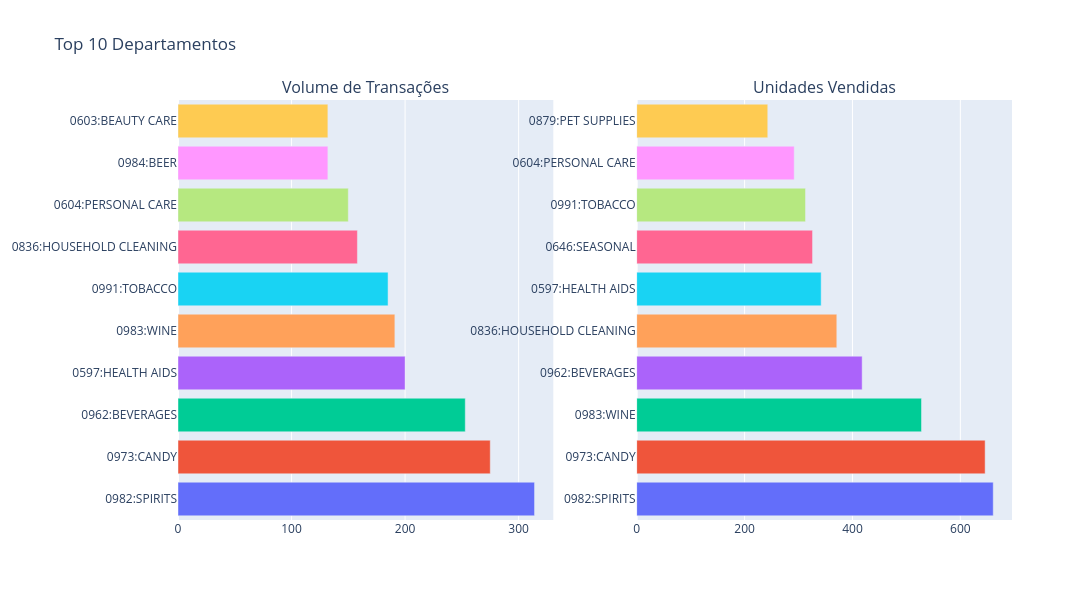

Source (notebook cell):
### Markdown cell above
### Unificar gŕaficos de Top 10

### Code cell
fig_pergunta_1 = make_subplots(
  rows=1,
  cols=2,
  subplot_titles=('Volume de Transações', 'Unidades Vendidas')
)

for trace in fig_volume_transacoes_top10['data']:
    fig_pergunta_1.add_trace(trace, row=1, col=1)

for trace in fig_unidades_vendidas_top10['data']:
    fig_pergunta_1.add_trace(trace, row=1, col=2)

fig_pergunta_1.update_layout(height=600, width=1400, title_text='Top 10 Departamentos', showlegend=False)

fig_pergunta_1.show()

### Figure 1 — Plotly figure (JSON) as saved in the notebook; plotly's stock layout.template omitted (floating-point values rounded to 4 significant figures)
{"data": [{"hovertemplate": "color=0982:SPIRITS<br>value=%{x}<br>Departamento=%{y}<extra></extra>", "legendgroup": "0982:SPIRITS", "marker": {"color": "#636efa", "pattern": {"shape": ""}}, "name": "0982:SPIRITS", "orientation": "h", "showlegend": true, "textposition": "auto", "type": "bar", "x": [314], "xaxis": "x", "y": ["0982:SPIRITS"], "yaxis": "y"}, {"hovertemplate": "color=0973:CANDY<br>value=%{x}<br>Departamento=%{y}<extra></extra>", "legendgroup": "0973:CANDY", "marker": {"color": "#EF553B", "pattern": {"shape": ""}}, "name": "0973:CANDY", "orientation": "h", "showlegend": true, "textposition": "auto", "type": "bar", "x": [275], "xaxis": "x", "y": ["0973:CANDY"], "yaxis": "y"}, {"hovertemplate": "color=0962:BEVERAGES<br>value=%{x}<br>Departamento=%{y}<extra></extra>", "legendgroup": "0962:BEVERAGES", "marker": {"color": "#00cc96", "pattern": {"shape": ""}}, "name": "0962:BEVERAGES", "orientation": "h", "showlegend": true, "textposition": "auto", "type": "bar", "x": [253], "xaxis": "x", "y": ["0962:BEVERAGES"], "yaxis": "y"}, {"hovertemplate": "color=0597:HEALTH AIDS<br>value=%{x}<br>Departamento=%{y}<extra></extra>", "legendgroup": "0597:HEALTH AIDS", "marker": {"color": "#ab63fa", "pattern": {"shape": ""}}, "name": "0597:HEALTH AIDS", "orientation": "h", "showlegend": true, "textposition": "auto", "type": "bar", "x": [200], "xaxis": "x", "y": ["0597:HEALTH AIDS"], "yaxis": "y"}, {"hovertemplate": "color=0983:WINE<br>value=%{x}<br>Departamento=%{y}<extra></extra>", "legendgroup": "0983:WINE", "marker": {"color": "#FFA15A", "pattern": {"shape": ""}}, "name": "0983:WINE", "orientation": "h", "showlegend": true, "textposition": "auto", "type": "bar", "x": [191], "xaxis": "x", "y": ["0983:WINE"], "yaxis": "y"}, {"hovertemplate": "color=0991:TOBACCO<br>value=%{x}<br>Departamento=%{y}<extra></extra>", "legendgroup": "0991:TOBACCO", "marker": {"color": "#19d3f3", "pattern": {"shape": ""}}, "name": "0991:TOBACCO", "orientation": "h", "showlegend": true, "textposition": "auto", "type": "bar", "x": [185], "xaxis": "x", "y": ["0991:TOBACCO"], "yaxis": "y"}, {"hovertemplate": "color=0836:HOUSEHOLD CLEANING<br>value=%{x}<br>Departamento=%{y}<extra></extra>", "legendgroup": "0836:HOUSEHOLD CLEANING", "marker": {"color": "#FF6692", "pattern": {"shape": ""}}, "name": "0836:HOUSEHOLD CLEANING", "orientation": "h", "showlegend": true, "textposition": "auto", "type": "bar", "x": [158], "xaxis": "x", "y": ["0836:HOUSEHOLD CLEANING"], "yaxis": "y"}, {"hovertemplate": "color=0604:PERSONAL CARE<br>value=%{x}<br>Departamento=%{y}<extra></extra>", "legendgroup": "0604:PERSONAL CARE", "marker": {"color": "#B6E880", "pattern": {"shape": ""}}, "name": "0604:PERSONAL CARE", "orientation": "h", "showlegend": true, "textposition": "auto", "type": "bar", "x": [150], "xaxis": "x", "y": ["0604:PERSONAL CARE"], "yaxis": "y"}, {"hovertemplate": "color=0984:BEER<br>value=%{x}<br>Departamento=%{y}<extra></extra>", "legendgroup": "0984:BEER", "marker": {"color": "#FF97FF", "pattern": {"shape": ""}}, "name": "0984:BEER", "orientation": "h", "showlegend": true, "textposition": "auto", "type": "bar", "x": [132], "xaxis": "x", "y": ["0984:BEER"], "yaxis": "y"}, {"hovertemplate": "color=0603:BEAUTY CARE<br>value=%{x}<br>Departamento=%{y}<extra></extra>", "legendgroup": "0603:BEAUTY CARE", "marker": {"color": "#FECB52", "pattern": {"shape": ""}}, "name": "0603:BEAUTY CARE", "orientation": "h", "showlegend": true, "textposition": "auto", "type": "bar", "x": [132], "xaxis": "x", "y": ["0603:BEAUTY CARE"], "yaxis": "y"}, {"hovertemplate": "color=0982:SPIRITS<br>value=%{x}<br>Departamento=%{y}<extra></extra>", "legendgroup": "0982:SPIRITS", "marker": {"color": "#636efa", "pattern": {"shape": ""}}, "name": "0982:SPIRITS", "orientation": "h", "showlegend": true, "textposition": "auto", "type": "bar", "x": [661], "xaxis": "x2", "y": ["0982:SPIRITS"], "yaxis": "y2"}, {"hovertemplate": "color=0973:CANDY<br>value=%{x}<br>Departamento=%{y}<extra></extra>", "legendgroup": "0973:CANDY", "marker": {"color": "#EF553B", "pattern": {"shape": ""}}, "name": "0973:CANDY", "orientation": "h", "showlegend": true, "textposition": "auto", "type": "bar", "x": [646], "xaxis": "x2", "y": ["0973:CANDY"], "yaxis": "y2"}, {"hovertemplate": "color=0983:WINE<br>value=%{x}<br>Departamento=%{y}<extra></extra>", "legendgroup": "0983:WINE", "marker": {"color": "#00cc96", "pattern": {"shape": ""}}, "name": "0983:WINE", "orientation": "h", "showlegend": true, "textposition": "auto", "type": "bar", "x": [528], "xaxis": "x2", "y": ["0983:WINE"], "yaxis": "y2"}, {"hovertemplate": "color=0962:BEVERAGES<br>value=%{x}<br>Departamento=%{y}<extra></extra>", "legendgroup": "0962:BEVERAGES", "marker": {"color": "#ab63fa", "pattern": {"shape": ""}}, "name": "0962:BEVERAGES", "orientation": "h", "showlegend": true, "textposition": "auto", "type": "bar", "x": [418], "xaxis": "x2", "y": ["0962:BEVERAGES"], "yaxis": "y2"}, {"hovertemplate": "color=0836:HOUSEHOLD CLEANING<br>value=%{x}<br>Departamento=%{y}<extra></extra>", "legendgroup": "0836:HOUSEHOLD CLEANING", "marker": {"color": "#FFA15A", "pattern": {"shape": ""}}, "name": "0836:HOUSEHOLD CLEANING", "orientation": "h", "showlegend": true, "textposition": "auto", "type": "bar", "x": [371], "xaxis": "x2", "y": ["0836:HOUSEHOLD CLEANING"], "yaxis": "y2"}, {"hovertemplate": "color=0597:HEALTH AIDS<br>value=%{x}<br>Departamento=%{y}<extra></extra>", "legendgroup": "0597:HEALTH AIDS", "marker": {"color": "#19d3f3", "pattern": {"shape": ""}}, "name": "0597:HEALTH AIDS", "orientation": "h", "showlegend": true, "textposition": "auto", "type": "bar", "x": [342], "xaxis": "x2", "y": ["0597:HEALTH AIDS"], "yaxis": "y2"}, {"hovertemplate": "color=0646:SEASONAL<br>value=%{x}<br>Departamento=%{y}<extra></extra>", "legendgroup": "0646:SEASONAL", "marker": {"color": "#FF6692", "pattern": {"shape": ""}}, "name": "0646:SEASONAL", "orientation": "h", "showlegend": true, "textposition": "auto", "type": "bar", "x": [326], "xaxis": "x2", "y": ["0646:SEASONAL"], "yaxis": "y2"}, {"hovertemplate": "color=0991:TOBACCO<br>value=%{x}<br>Departamento=%{y}<extra></extra>", "legendgroup": "0991:TOBACCO", "marker": {"color": "#B6E880", "pattern": {"shape": ""}}, "name": "0991:TOBACCO", "orientation": "h", "showlegend": true, "textposition": "auto", "type": "bar", "x": [313], "xaxis": "x2", "y": ["0991:TOBACCO"], "yaxis": "y2"}, {"hovertemplate": "color=0604:PERSONAL CARE<br>value=%{x}<br>Departamento=%{y}<extra></extra>", "legendgroup": "0604:PERSONAL CARE", "marker": {"color": "#FF97FF", "pattern": {"shape": ""}}, "name": "0604:PERSONAL CARE", "orientation": "h", "showlegend": true, "textposition": "auto", "type": "bar", "x": [292], "xaxis": "x2", "y": ["0604:PERSONAL CARE"], "yaxis": "y2"}, {"hovertemplate": "color=0879:PET SUPPLIES<br>value=%{x}<br>Departamento=%{y}<extra></extra>", "legendgroup": "0879:PET SUPPLIES", "marker": {"color": "#FECB52", "pattern": {"shape": ""}}, "name": "0879:PET SUPPLIES", "orientation": "h", "showlegend": true, "textposition": "auto", "type": "bar", "x": [243], "xaxis": "x2", "y": ["0879:PET SUPPLIES"], "yaxis": "y2"}], "layout": {"annotations": [{"font": {"size": 16}, "showarrow": false, "text": "Volume de Transações", "x": 0.225, "xanchor": "center", "xref": "paper", "y": 1, "yanchor": "bottom", "yref": "paper"}, {"font": {"size": 16}, "showarrow": false, "text": "Unidades Vendidas", "x": 0.775, "xanchor": "center", "xref": "paper", "y": 1, "yanchor": "bottom", "yref": "paper"}], "height": 600, "showlegend": false, "title": {"text": "Top 10 Departamentos"}, "width": 1400, "xaxis": {"anchor": "y", "domain": [0, 0.45]}, "xaxis2": {"anchor": "y2", "domain": [0.55, 1]}, "yaxis": {"anchor": "x", "domain": [0, 1]}, "yaxis2": {"anchor": "x2", "domain": [0, 1]}}}
